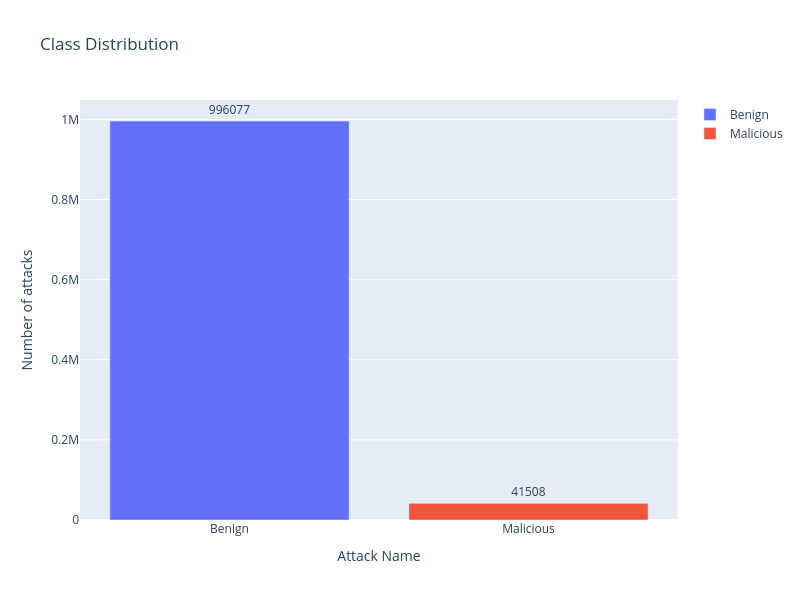

Source (notebook cell):
### Code cell
from plotly.offline import init_notebook_mode, iplot, plot
import plotly as py
import plotly.express as px
init_notebook_mode(connected=True)
import plotly.graph_objs as go
fig = go.Figure(data=[
    go.Bar(name='Benign',
           y=df["Label"].value_counts().values[0:1],
           x=['Benign'],
           text = df["Label"].value_counts()[0:1],
           orientation='v',
           textposition='outside',),
    go.Bar(name='Malicious',
           y=df["Label"].value_counts().values[1:2],
           x=['Malicious'],
           text = df["Label"].value_counts()[1:2],
           orientation='v',
           textposition='outside',)
])
# Change the bar mode
fig.update_layout(
                  width=800,
                  height=600,
                  title=f'Class Distribution',
                  yaxis_title='Number of attacks',
                  xaxis_title='Attack Name',)
iplot(fig)

### Figure 1 — Plotly figure (JSON) as saved in the notebook; plotly's stock layout.template omitted (floating-point values rounded to 4 significant figures)
{"data": [{"name": "Benign", "orientation": "v", "text": [996077], "textposition": "outside", "x": ["Benign"], "y": [996077], "type": "bar"}, {"name": "Malicious", "orientation": "v", "text": [41508], "textposition": "outside", "x": ["Malicious"], "y": [41508], "type": "bar"}], "layout": {"height": 600, "title": {"text": "Class Distribution"}, "width": 800, "xaxis": {"title": {"text": "Attack Name"}}, "yaxis": {"title": {"text": "Number of attacks"}}}}
